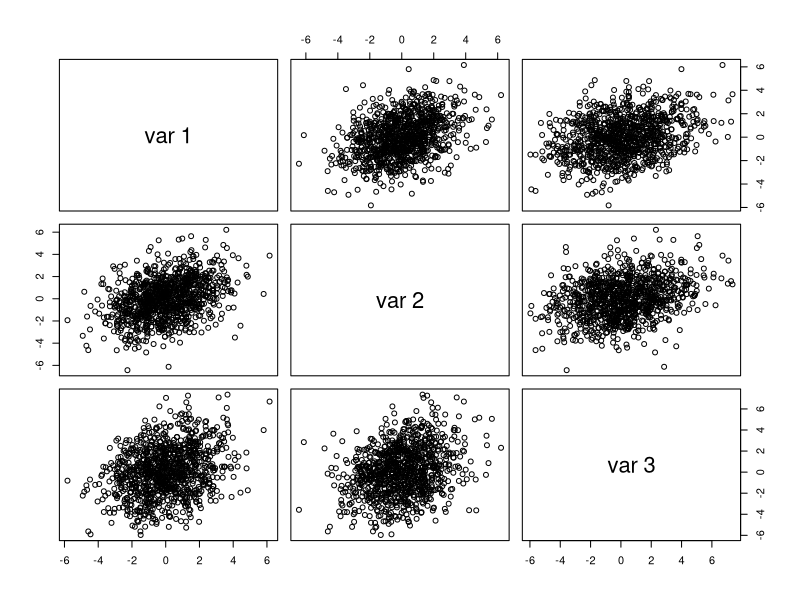
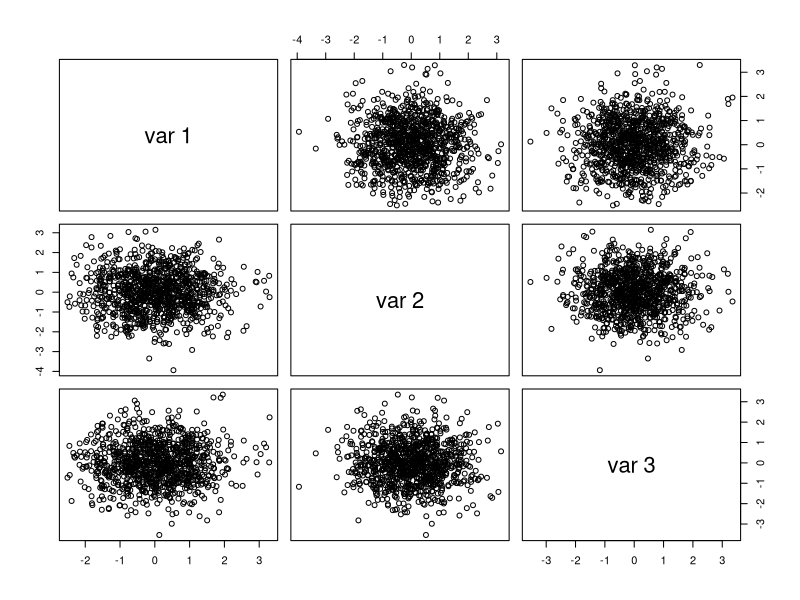

Generate these figures, in order, with R:
# Ejercicio 2.2

# a, b, c --> hacer cuentas en papel

# d)

library(MASS)

sigma <- matrix( data = c(3, 1, 1, 1, 3, 1, 1, 1, 5), ncol = 3, nrow = 3)
mu <- matrix( data = c(0,0,0), nrow = 1, ncol = 3)

x <- mvrnorm(1000, mu, sigma )

pairs(x) # Previo a la estandarizacion

# Estandarizacion multivariante

eigen_values <- eigen(sigma)$values
eigen_vector <- eigen(sigma)$vector

sqrt_eigenvalues <- diag( sqrt(eigen_values) )

sigma_inv_1_2 <- eigen_vector %*% solve(sqrt_eigenvalues) %*% t(eigen_vector)
  
x_standarized <- sigma_inv_1_2 %*% t(x) # x - mu = x - (0,0,0) para cada fila

x_standarized <- matrix( x_standarized, ncol = 3, nrow = 1000)

pairs(x_standarized) # Luego de estandarizar

# Luego de la estandarizacion las nubes de puntos se encuentan centradas de forma mas esferica por asi decir.
# Previo a la estandarizacion la nube se encuentra mas estirada.

